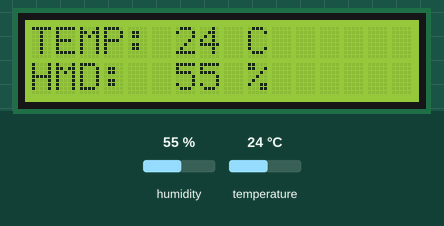
This sketch was run on a simulated Arduino Uno, built with avr-gcc and run on an emulated ATmega328P. On the bench: 16×2 character LCD. The test bench sets the inputs (shaded band); at power-on: humidity 55 %, temperature 24 °C. What the sketch prints to the serial monitor is not drawn.

Above: at 2.7 s.
2.8 s: humidity set to 22 %
At 4.7 s:
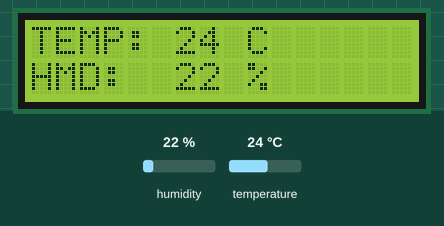
5.8 s: temperature set to 12 °C
At 6.6 s:
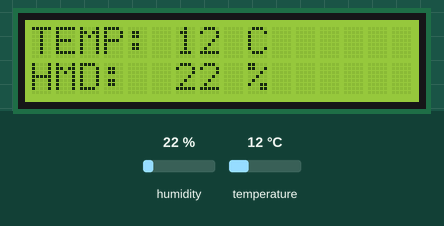
8.8 s: humidity set to 40 %
At 11.4 s:
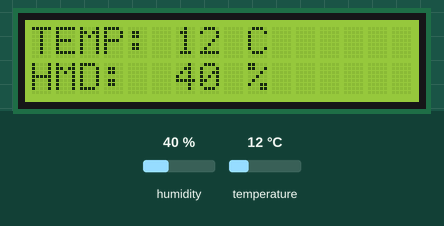
11.8 s: temperature set to 19 °C
At 13.6 s:
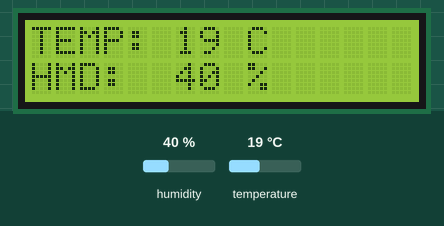
Timing chart, 0 to 15.1 s (numbered marks = the images above; inputs shaded):
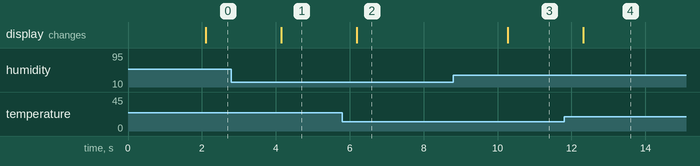

The sketch:

temperature-and-humidity-monitor.ino
```cpp
#include "DHT.h"
#include <Wire.h>
#include <LiquidCrystal_I2C.h>

DHT dht(7, DHT11);
LiquidCrystal_I2C lcd = LiquidCrystal_I2C(0x27, 16, 2);

void setup() {
  Serial.begin(9600);
  Serial.println(F("DHT11 init"));

  dht.begin();

  Serial.println(F("LCD init"));

  lcd.init();
  lcd.backlight();
}

void loop() {
  // Update ever 2 second
  delay(2000);

  float humidity = dht.readHumidity();
  float temperature = dht.readTemperature();

  // Check if any reads failed and exit early (to try again).
  if (isnan(humidity) || isnan(temperature)) {
    Serial.println(F("Failed to read from DHT sensor!"));
    return;
  }

  lcd.setCursor(0, 0);

  // Same length as the LCD characters
  char buffer[16];

  sprintf(buffer, "TEMP: %d C", round(temperature));
  lcd.print(buffer);

  lcd.setCursor(0, 1);

  sprintf(buffer, "HMD:  %d %%", round(humidity));
  lcd.print(buffer);
}
```

Measured:
- after the input at 2.8 s, the display: changes after 1.4 s (image 1)
- after the input at 5.8 s, the display: changes after 0.40 s (image 2)
- after the input at 8.8 s, the display: changes after 1.5 s (image 3)
- after the input at 11.8 s, the display: changes after 0.53 s (image 4)
